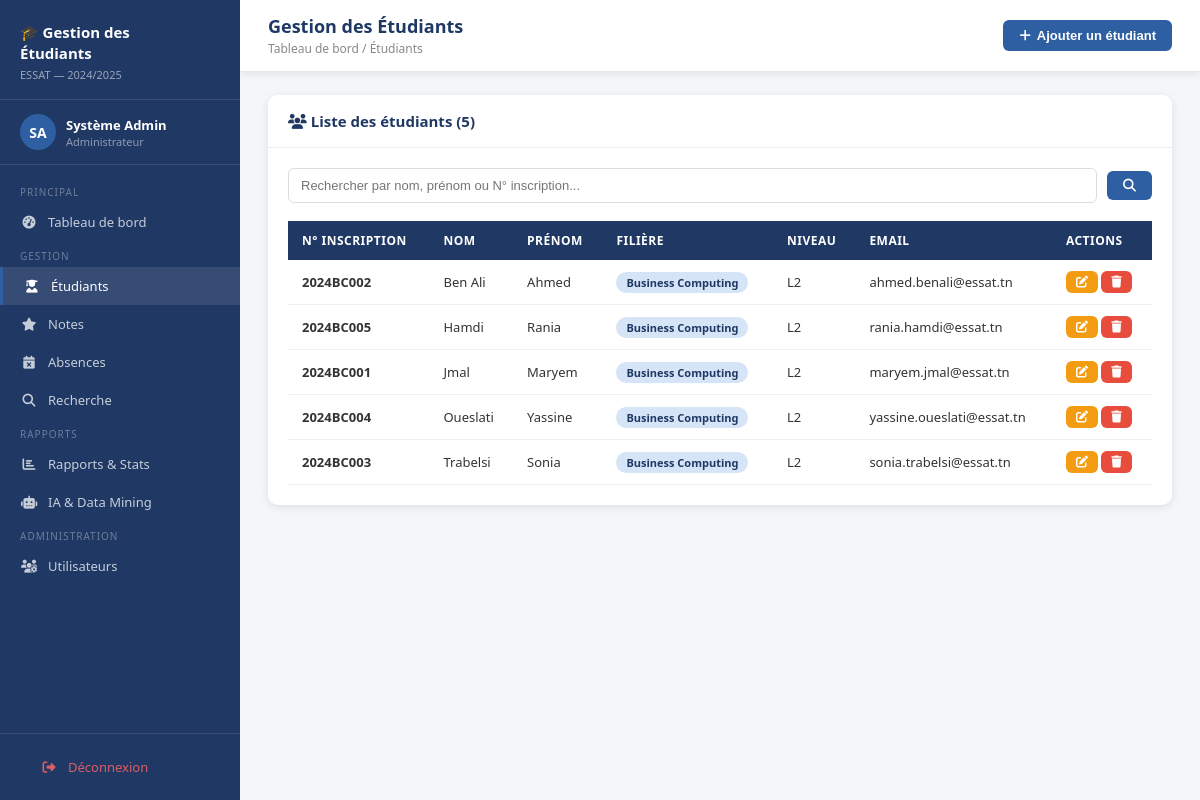
The app's page /etudiants.php (signed in) with its own data.
### tables this page shows
CREATE TABLE etudiants (
    id INT AUTO_INCREMENT PRIMARY KEY,
    numero_inscription VARCHAR(50) NOT NULL UNIQUE,
    nom VARCHAR(100) NOT NULL,
    prenom VARCHAR(100) NOT NULL,
    date_naissance DATE,
    email VARCHAR(150),
    telephone VARCHAR(20),
    adresse TEXT,
    filiere_id INT,
    niveau VARCHAR(20) NOT NULL DEFAULT 'L1',
    photo VARCHAR(255) DEFAULT NULL,
    created_at TIMESTAMP DEFAULT CURRENT_TIMESTAMP,
    FOREIGN KEY (filiere_id) REFERENCES filieres(id) ON DELETE SET NULL
);

CREATE TABLE filieres (
    id INT AUTO_INCREMENT PRIMARY KEY,
    nom VARCHAR(100) NOT NULL,
    niveau VARCHAR(50) NOT NULL
);

### etudiants.php (the view, shortened to what this page needs)
<?php
require_once '../includes/db.php';
$search = trim($_GET['q'] ?? '');
$sql    = "SELECT e.*, f.nom as filiere FROM etudiants e LEFT JOIN filieres f ON f.id=e.filiere_id";
$params = [];
$sql .= " ORDER BY e.nom, e.prenom";
$stmt = $pdo->prepare($sql);
$stmt->execute($params);
$etudiants = $stmt->fetchAll();
?>
<!DOCTYPE html>
<html lang="fr">
<head>
    <link rel="stylesheet" href="../css/style.css">
    <link rel="stylesheet" href="https://cdnjs.cloudflare.com/ajax/libs/font-awesome/6.4.0/css/all.min.css">
</head>
<body>
<?php require_once '../includes/sidebar.php'; ?>
<div class="main">
    <div class="topbar">
        <div>
            <h1>Gestion des Étudiants</h1>
            <div class="breadcrumb">Tableau de bord / Étudiants</div>
        </div>
        <button class="btn btn-primary" onclick="toggleForm('form-ajout')">
            <i class="fas fa-plus"></i> Ajouter un étudiant
        </button>
    </div>
    <div class="content">
        <div class="card">
            <div class="card-header">
                <h3><i class="fas fa-users"></i> Liste des étudiants (<?= count($etudiants) ?>)</h3>
            </div>
            <div class="card-body">
                <form method="GET" class="search-bar">
                    <input type="text" name="q" class="form-control" placeholder="Rechercher par nom, prénom ou N° inscription..." value="<?= htmlspecialchars($search) ?>">
                    <button type="submit" class="btn btn-primary"><i class="fas fa-search"></i></button>
                </form>
                <div class="table-responsive">
                <table>
                    <thead>
                        <tr>
                            <th>N° Inscription</th><th>Nom</th><th>Prénom</th>
                            <th>Filière</th><th>Niveau</th><th>Email</th><th>Actions</th>
                        </tr>
                    </thead>
                    <tbody>
                    <?php if (empty($etudiants)): ?>
                        <tr><td colspan="7" style="text-align:center; color:#888; padding:30px;">Aucun étudiant trouvé.</td></tr>
                    <?php else: ?>
                        <?php foreach ($etudiants as $e): ?>
                        <tr>
                            <td><strong><?= htmlspecialchars($e['numero_inscription']) ?></strong></td>
                            <td><?= htmlspecialchars($e['nom']) ?></td>
                            <td><?= htmlspecialchars($e['prenom']) ?></td>
                            <td><span class="badge badge-info"><?= htmlspecialchars($e['filiere'] ?? '—') ?></span></td>
                            <td><?= htmlspecialchars($e['niveau']) ?></td>
                            <td><?= htmlspecialchars($e['email'] ?? '—') ?></td>
                            <td style="white-space:nowrap;">
                                <a href="etudiants.php?action=modifier&id=<?= $e['id'] ?>" class="btn btn-warning btn-sm"><i class="fas fa-edit"></i></a>
                                <a href="etudiants.php?action=supprimer&id=<?= $e['id'] ?>" class="btn btn-danger btn-sm"
                                   onclick="return confirm('Supprimer cet étudiant et toutes ses données ?')">
                                    <i class="fas fa-trash"></i>
                                </a>
                            </td>
                        </tr>
                        <?php endforeach; ?>
                    <?php endif; ?>
                    </tbody>
                </table>
                </div>
            </div>
        </div>
    </div>
</div>
</body>
</html>

### style.css (style rules this page uses)
:root { --navy: #1F3864; --blue: #2E5FA3; --lblue: #D6E4F7; --green: #27ae60; --red: #e74c3c; --orange: #f39c12; --grey: #f4f6f9; --white: #ffffff; --text: #333333; --shadow: 0 2px 8px rgba(0,0,0,0.10); }
* { box-sizing: border-box; margin: 0; padding: 0; }
body { font-family: 'Segoe UI', Tahoma, Geneva, Verdana, sans-serif; background: var(--grey); color: var(--text); font-size: 14px; }
.main { margin-left: 240px; min-height: 100vh; display: flex; flex-direction: column; }
.topbar { background: var(--white); padding: 14px 28px; display: flex; align-items: center; justify-content: space-between; box-shadow: var(--shadow); position: sticky; top: 0; z-index: 50; }
.topbar h1 { font-size: 18px; font-weight: 700; color: var(--navy); }
.topbar .breadcrumb { font-size: 12px; color: #888; margin-top: 2px; }
.content { padding: 24px 28px; flex: 1; }
.card { background: var(--white); border-radius: 10px; box-shadow: var(--shadow); margin-bottom: 24px; overflow: hidden; }
.card-header { padding: 16px 20px; border-bottom: 1px solid #eee; display: flex; align-items: center; justify-content: space-between; background: var(--white); }
.card-header h3 { font-size: 15px; font-weight: 700; color: var(--navy); }
.card-body { padding: 20px; }
.table-responsive { overflow-x: auto; }
table { width: 100%; border-collapse: collapse; }
thead th { background: var(--navy); color: #fff; padding: 11px 14px; font-size: 12px; text-transform: uppercase; letter-spacing: 0.5px; text-align: left; }
tbody tr { border-bottom: 1px solid #f0f0f0; transition: background 0.15s; }
tbody td { padding: 11px 14px; font-size: 13px; }
.badge { display: inline-block; padding: 3px 10px; border-radius: 20px; font-size: 11px; font-weight: 600; }
.badge-info { background: var(--lblue); color: var(--navy); }
.btn { display: inline-flex; align-items: center; gap: 6px; padding: 8px 16px; border-radius: 6px; border: none; font-size: 13px; font-weight: 600; cursor: pointer; text-decoration: none; transition: all 0.2s; }
.btn-primary { background: var(--blue); color: #fff; }
.btn-danger { background: var(--red); color: #fff; }
.btn-warning { background: var(--orange);color: #fff; }
.btn-sm { padding: 5px 10px; font-size: 12px; }
.form-control { width: 100%; padding: 9px 12px; border: 1.5px solid #ddd; border-radius: 6px; font-size: 13px; transition: border 0.2s; background: #fff; }
.search-bar { display: flex; gap: 10px; align-items: center; margin-bottom: 18px; }
.search-bar input { flex: 1; }

### records on screen
etudiants: numero_inscription "2024BC002", nom "Ben Ali", prenom "Ahmed", filiere.nom "Business Computing", niveau "L2", email "ahmed.benali@essat.tn"
etudiants: numero_inscription "2024BC005", nom "Hamdi", prenom "Rania", filiere.nom "Business Computing", niveau "L2", email "rania.hamdi@essat.tn"
etudiants: numero_inscription "2024BC001", nom "Jmal", prenom "Maryem", filiere.nom "Business Computing", niveau "L2", email "maryem.jmal@essat.tn"
etudiants: numero_inscription "2024BC004", nom "Oueslati", prenom "Yassine", filiere.nom "Business Computing", niveau "L2", email "yassine.oueslati@essat.tn"
etudiants: numero_inscription "2024BC003", nom "Trabelsi", prenom "Sonia", filiere.nom "Business Computing", niveau "L2", email "sonia.trabelsi@essat.tn"

### other values on screen
$initiales "SA"
$u['prenom'] . ' ' . $u['nom'] "Système Admin"
count($etudiants) "5"
